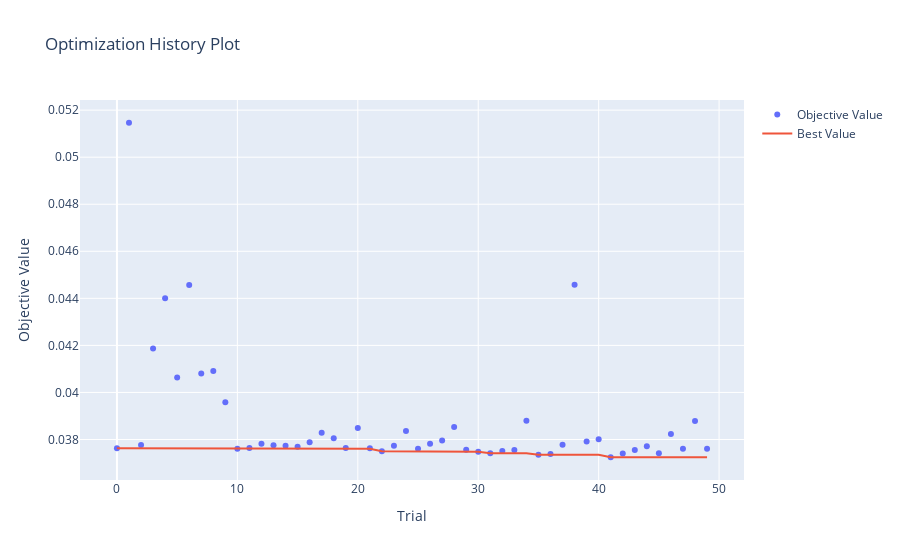

Notebook code cell kept with this figure:
### Code cell
# 하이퍼파라미터 최적화 과정을 확인
optuna.visualization.plot_optimization_history(study_cat_no_encoded)
